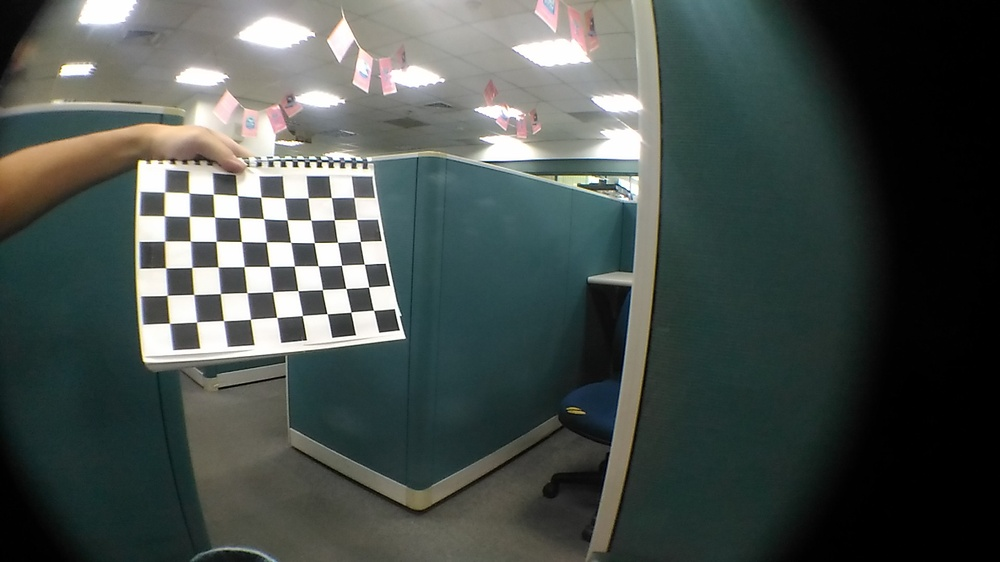
#> input picture calibrate_test2/chessboard27.jpg, 1000 x 562 px, shrunk from 1920 x 1080 before the run
$ python fisheye_distortion.py   (Python 2 division)
#> lines starting #> are read from the running program, lines starting #| are printed output that depends on the picture
#> further down, im is the input picture: PIL image 1000x562 RGB; mean R, G, B 72.4, 80.4, 76.8
from PIL import Image
import math

def fish_eye_dis(img):
    "fish eye distortion"
    width_in, height_in = img.size;
#> width_in = 1000; height_in = 562
    im_out = Image.new("RGB",(width_in,height_in));
#> im_out: PIL image 1000x562 RGB; every value is 0
    radius = max(width_in, height_in)/2;
#> radius = 500
	#assume the fov is 180
	#R = f*theta
    lens = radius*2/math.pi;
#> lens = 318.3
    for i in range(width_in):
        for j in range(height_in):
            #offset to center
            x = i - width_in/2;
            y = j - height_in/2;
            r = math.sqrt(x*x + y*y);
            theta = math.atan(r/radius);
            if theta<0.00001:
                k = 1;
            else:
                k = lens*theta/r;

            src_x = x*k;
            src_y = y*k;
            src_x = src_x+width_in/2;
            src_y = src_y+height_in/2;
            pixel = im.getpixel((src_x,src_y));
            im_out.putpixel((i,j),pixel);
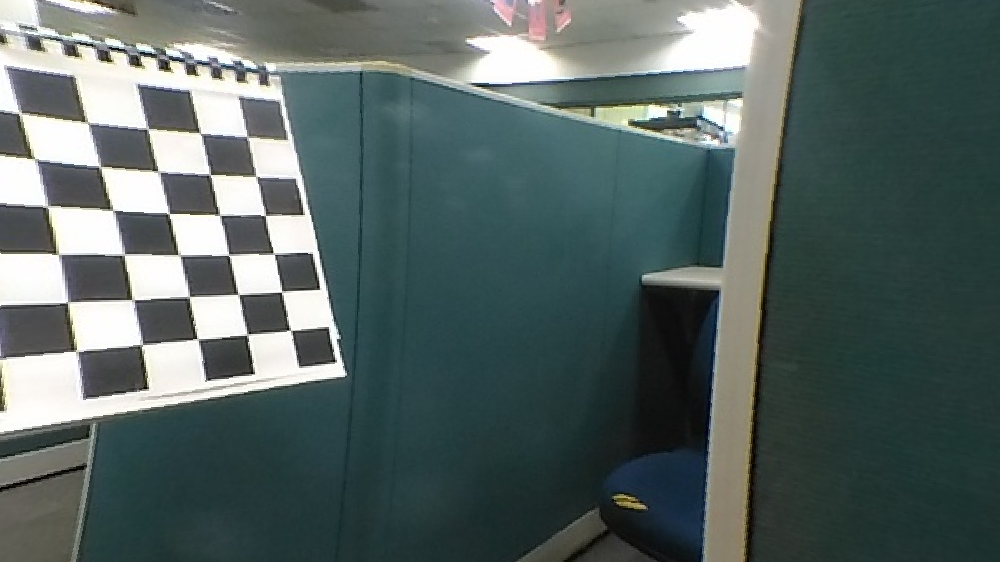
#> im_out: PIL image 1000x562 RGB; mean R, G, B 86.3, 100.3, 98.2

    return im_out;


if __name__=="__main__":
    input_name = "chessboard27.jpg";
    output_name = "chessboard27_dis.jpg";
    im = Image.open(input_name);
    img_out = fish_eye_dis(im);
    img_out.save(output_name);

    print "fish eye distortion completely, save image to %s" % output_name

$ run again, with calibrate_test2/chessboard1.jpg copied over calibrate_test2/chessboard27.jpg
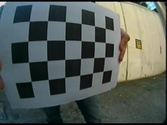
#> input picture calibrate_test2/chessboard1.jpg, 167 x 125 px, shrunk from 320 x 240 before the run
#> im is the input picture: PIL image 167x125 RGB; mean R, G, B 84.5, 93.2, 88
#> after the loop in fish_eye_dis, `for i in range(width_in):`:
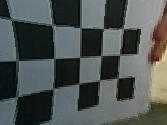
#> im_out: PIL image 167x125 RGB; mean R, G, B 78.4, 84.6, 82.6

$ run again, with calibrate_test2/chessboard10.jpg copied over calibrate_test2/chessboard27.jpg
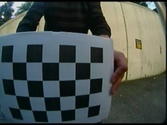
#> input picture calibrate_test2/chessboard10.jpg, 167 x 125 px, shrunk from 320 x 240 before the run
#> im is the input picture: PIL image 167x125 RGB; mean R, G, B 73.8, 82.7, 79.3
#> after the loop in fish_eye_dis, `for i in range(width_in):`:
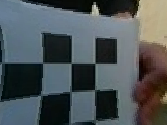
#> im_out: PIL image 167x125 RGB; mean R, G, B 77.1, 84.2, 86.6

$ run again, with calibrate_test2/chessboard11.jpg copied over calibrate_test2/chessboard27.jpg
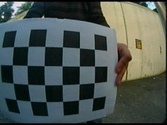
#> input picture calibrate_test2/chessboard11.jpg, 167 x 125 px, shrunk from 320 x 240 before the run
#> im is the input picture: PIL image 167x125 RGB; mean R, G, B 75.1, 84.5, 80.5
#> after the loop in fish_eye_dis, `for i in range(width_in):`:
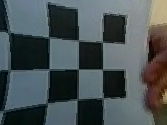
#> im_out: PIL image 167x125 RGB; mean R, G, B 72.6, 81.5, 83.4
